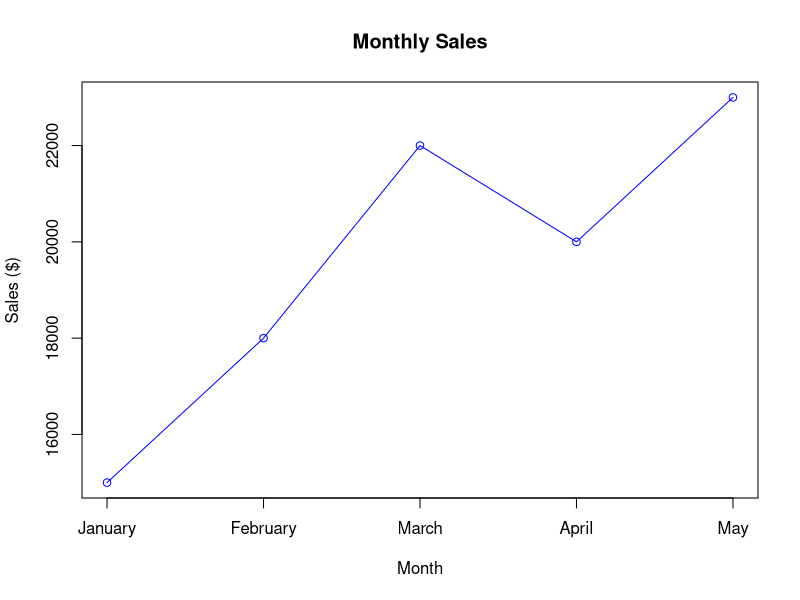
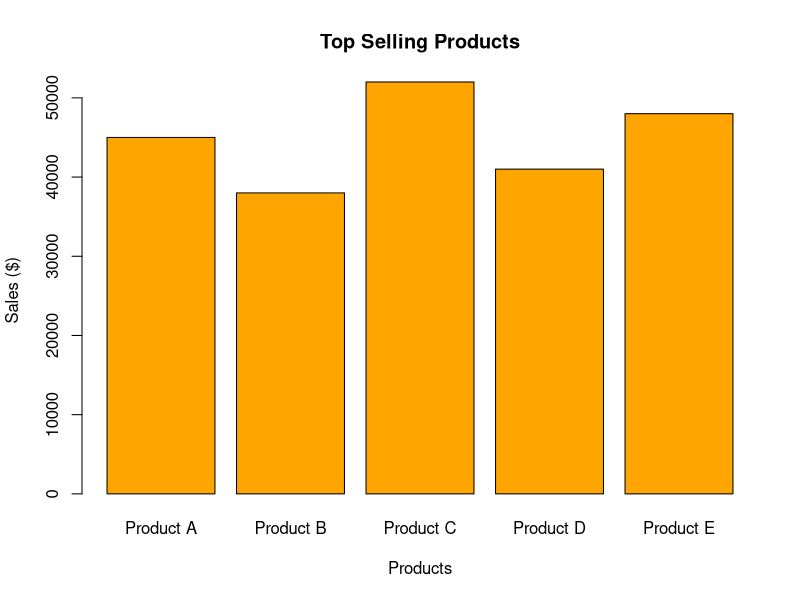

Here is the R script that generated these plots, in order:
## ---- chunk 1
month <- c("January","February","March","April","May")
sales <- c(15000,18000,22000,20000,23000)

products <- c("Product A","Product B","Product C","Product D","Product E")
product_sales <- c(45000,38000,52000,41000,48000)
## ---- chunk 2
plot(sales,
     type="o",
     xaxt="n",
     col="blue",
     xlab="Month",
     ylab="Sales ($)",
     main="Monthly Sales")

axis(1, at=1:5, labels=month)
## ---- chunk 3
barplot(product_sales,
        names.arg=products,
        col="orange",
        xlab="Products",
        ylab="Sales ($)",
        main="Top Selling Products")
